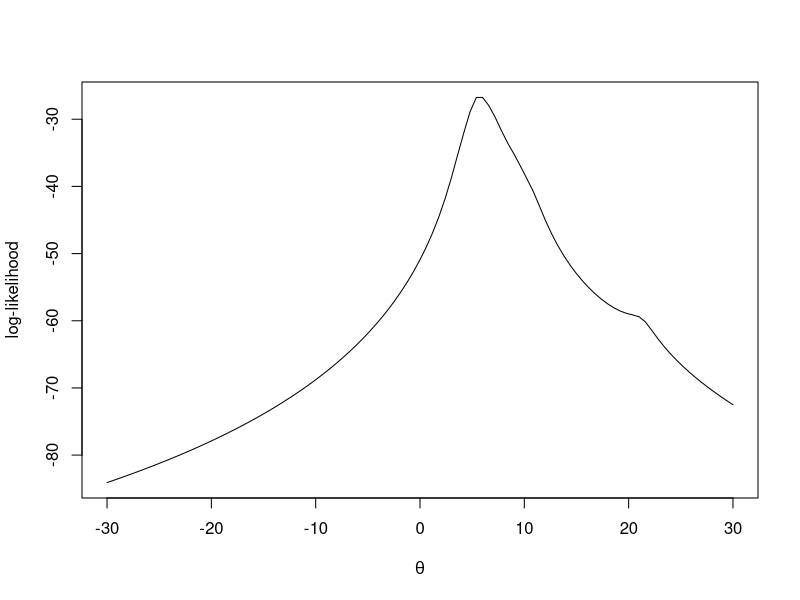

Reproduce this figure in R.
## ---- chunk 1
set.seed(20180909)
n <- 10
theta_true <- 5
X <- rcauchy(n, location = theta_true, scale = 1)
# Implement the log-likelihood function
likelihood <- function(x){
  -n*log(pi) - sum(log(1+(X-x)^2))
}
hh <- Vectorize(likelihood)
curve(hh, -30, 30, ylab = "log-likelihood", xlab = expression(theta))
## ---- chunk 2
Newton <- function(init){
  theta0 <- init
  i <- 0
  diff <- 1
  msg <- "converge"
  while(abs(diff) > 0.0000001){
    lfd <- -2*sum((theta0-X)/(1+(theta0-X)^2))
    lsd <- -2*sum((1-(theta0-X)^2)/(1+(theta0-X)^2)^2)
    diff <- (lfd/lsd)
    theta1 <- theta0 - diff
    theta0 <- theta1
    i <- i+1
    #cat(i)
    if(i >= 150){
      msg <- "Not converge"
      break
    }
  }
  return(list(theta = theta0, itr = i, msg = msg))
}
## ---- chunk 3
Newton_summary <- NULL
for(i in seq(-10, 20, 0.5)){
  result <- Newton(i)
  if(result$msg == "converge"){
    Newton_summary <- rbind(Newton_summary, c(i, result$theta, result$itr))
  }
}
colnames(Newton_summary) <- c("start_point", "theta", "iteration")
Newton_summary
## ---- chunk 4
fixed_point <- function(init, alpha){
  theta0 <- init
  i <- 0
  diff <- 1
  msg <- "converge"
  alpha <- alpha
  while(abs(diff) > 0.0000001){
    lfd <- -2*sum((theta0-X)/(1+(theta0-X)^2))
    diff <- alpha*lfd
    theta1 <- theta0 + diff
    theta0 <- theta1
    i <- i+1
    if(i >= 150){
      msg <- "Not converge"
      break
    }
  }
  return(list(theta = theta0, itr = i, msg = msg))
}

fixed_point_summary <- NULL
for(alpha in c(1, 0.64, 0.25)){
  for(i in seq(-10, 20, 0.5)){
  result <- fixed_point(i, alpha)
  if(result$msg == "converge"){
    fixed_point_summary <- rbind(fixed_point_summary, c(alpha, i, result$theta, result$itr))
  }
}
}

colnames(fixed_point_summary) <- c("alpha", "start_point", "theta", "iteration")
fixed_point_summary
## ---- chunk 5
Newton_fisher <- function(init){
  theta0 <- init
  i <- 0
  diff <- 1
  msg <- "converge"
  while(abs(diff) > 0.0000001){
    lfd <- -2*sum((theta0-X)/(1+(theta0-X)^2))
    I <- n/2
    diff <- (lfd/I)
    theta1 <- theta0 + diff
    theta0 <- theta1
    i <- i+1
    #cat(i)
    if(i >= 150){
      msg <- "Not converge"
      break
    }
  }
  return(list(theta = theta0, itr = i, msg = msg))
}

Newton_fisher_summary <- NULL
for(i in seq(-10, 20, 0.5)){
  result <- Newton_fisher(i)
  if(result$msg == "converge"){
    Newton_fisher_summary <- rbind(Newton_fisher_summary, c(i, result$theta, result$itr))
  }
}
colnames(Newton_fisher_summary) <- c("start_point", "theta", "iteration")
Newton_fisher_summary

## ---- chunk 6
set.seed(20180909)
system.time(replicate(10000, Newton(5)))
system.time(replicate(10000, fixed_point(5, 0.25)))
system.time(replicate(10000, Newton_fisher(5)))
